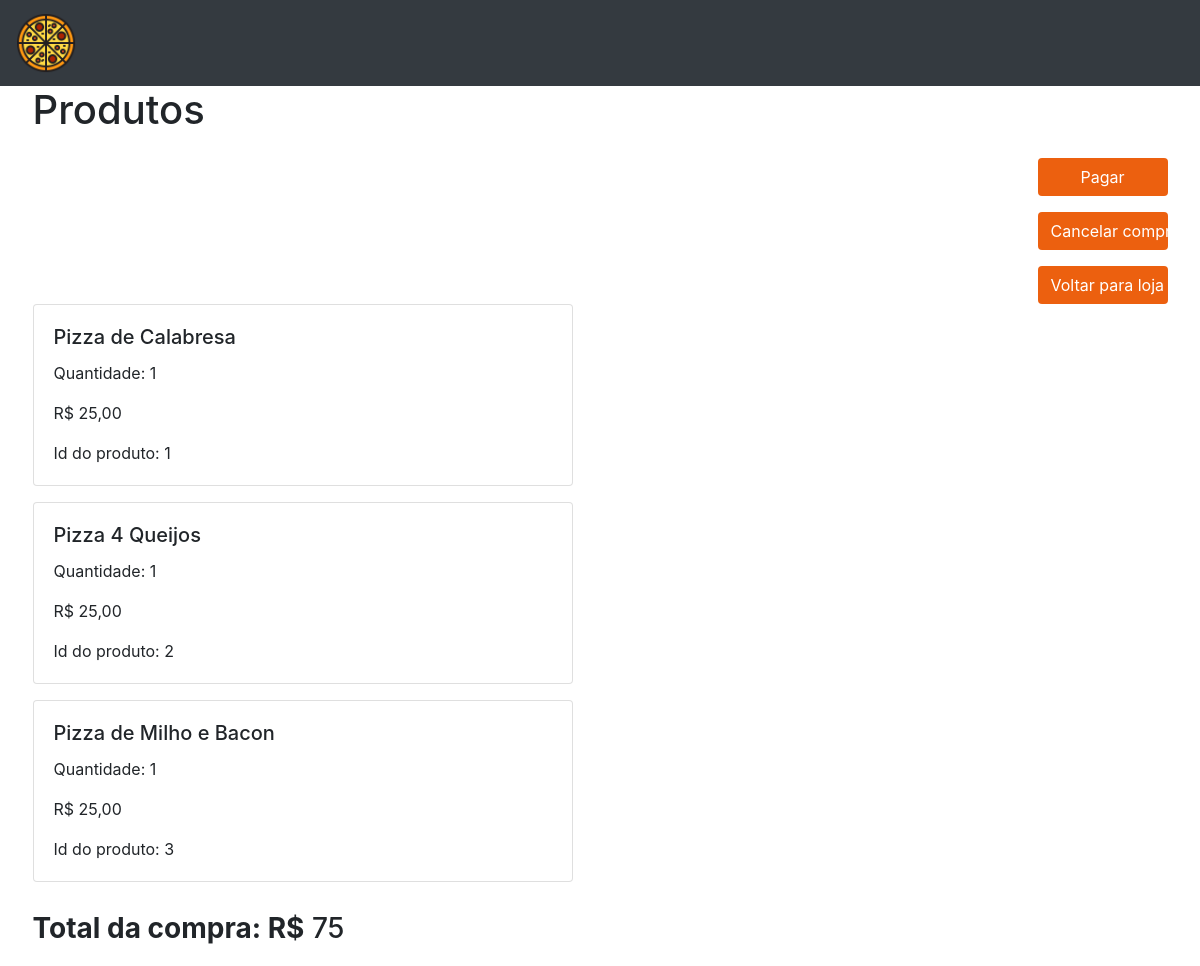
/Pizzaria/Pizza/carrinho.php (signed in), run on the app's committed database.
### tables this page shows
CREATE TABLE IF NOT EXISTS `item` (
  `IDProduto` int(11) NOT NULL,
  `Quantidade` int(11) NOT NULL,
  `PrecoItem` int(11) NOT NULL,
  `IDVenda` int(11) NOT NULL,
  PRIMARY KEY (`IDProduto`,`IDVenda`),
  KEY `I_FK_VENDA` (`IDVenda`)
);

CREATE TABLE IF NOT EXISTS `pizza` (
  `ID` int(11) NOT NULL,
  `Nome` varchar(50) NOT NULL,
  `Ingredientes` varchar(200) NOT NULL,
  `Imagem` text,
  `Tipo` varchar(50) NOT NULL,
  `Tamanho` varchar(2) NOT NULL,
  `Preco` float NOT NULL,
  PRIMARY KEY (`ID`),
  UNIQUE KEY `Nome` (`Nome`)
);

CREATE TABLE IF NOT EXISTS `venda` (
  `ID` int(11) NOT NULL AUTO_INCREMENT,
  `DataVenda` varchar(10) DEFAULT NULL,
  `PrecoTotal` float DEFAULT NULL,
  `Endereco` varchar(100) DEFAULT NULL,
  `CPFCliente` varchar(14) DEFAULT NULL,
  `IDFormaPagamento` int(11) NOT NULL,
  PRIMARY KEY (`ID`),
  KEY `FK_cliente` (`CPFCliente`),
  KEY `FK_FP` (`IDFormaPagamento`)
);

### Pizzaria/Pizza/carrinho.php (the view, shortened to what this page needs)
<?php
include('conexao.php');
?>
<!DOCTYPE html>
<html>
<head>
    <link rel="stylesheet" href="https://stackpath.bootstrapcdn.com/bootstrap/4.5.2/css/bootstrap.min.css">
    <link rel="stylesheet" href="https://use.fontawesome.com/releases/v5.14.0/css/all.css">
    <link rel="stylesheet" href="loja.css">
    <link rel="stylesheet" href="https://stackpath.bootstrapcdn.com/bootstrap/4.1.3/css/bootstrap.min.css">
    <link rel="stylesheet" type="text/css" href="styleLogin.css" media="screen" />
</head>
<body>
    <nav class="navbar navbar-expand-md bg-dark navbar-dark">
        <a class="navbar-brand" href="#">
            <img src="Imagens/logo_loja.png" alt="Logo" style="width:60px;">
        </a>
    </nav>
    <?php
     $sql_code = "SELECT IDProduto, Quantidade, PrecoItem, IDVenda, p.Nome FROM item i left outer join pizza p on i.IDProduto = p.ID where IDVenda = ".$_SESSION['idvenda']."";
    $sql_query = $mysqli->query($sql_code) or die("Erro ao consultar catálogo de produtos! " . $mysqli->error);
    $qnt = $sql_query->num_rows;
    ?>
    <div class="container" id="inferior">
        <div class="row">
            <div class="col-lg-12 col-12">
                <h1>Produtos</h1>
                <div class="divBotoes" style="background-color: white;">
                    <div class="d-flex justify-content-center mt-3 pay_container" style="margin-left: 1005px;">
                        <button type="submit" name="pagar" class="btn pay_btn"><a href="pagamento.php" style="color: white;">Pagar</a></button>
                    </div>
                    <form action="" method="post">
                    <div class="d-flex justify-content-center mt-3 pay_container" style="margin-left: 1005px;">
                        <button type="submit" name="cancelar" class="btn pay_btn">Cancelar compra</a></button>
                    </div>
                    </form>
                    <div class="d-flex justify-content-center mt-3 pay_container" style="margin-left: 1005px;">
                        <button type="submit" name="voltarLoja" class="btn pay_btn"><a href="loja.php" style="color: white;">Voltar para loja</a></button>
                    </div>
                </div>
                <?php
                if ($qnt < 1) {
                ?>
                    <div class="card mb-3" style="max-width: 540px;">
                        <div class="row no-gutters">
                            <div class="col-lg-12">
                                <div class="card-body">
                                    <h5 class="card-title">Não há produtos no carrinho</h5>
                                </div>
                            </div>
                        </div>
                    </div>
                    <?php
                } else {
                    while ($dados = $sql_query->fetch_assoc()) {
                    ?>
                        <div class="card mb-3" style="max-width: 540px;">
                            <div class="row no-gutters">
                                <div class="col-lg-12">
                                    <div class="card-body">
                                        <h5 class="card-title"><?php echo $dados['Nome']; ?></h5>
                                        <p class="card-text">Quantidade: <?php echo $dados['Quantidade']; ?></p>
                                        <p class="card-text">R$ <?php echo $dados['PrecoItem']; ?>,00</p>
                                        <p class="card-text">Id do produto: <?php echo $dados['IDProduto']; ?></p>
                                    </div>
                                </div>
                            </div>
                        </div>
                <?php
                    }
                }
                ?>
                <div>
                    <h3><b>Total da compra: R$</b> <?php
                                                $sql_query2 = $mysqli->query($sql_code) or die("Erro ao consultar catálogo de produtos! " . $mysqli->error);
                                                $item = $sql_query2->fetch_assoc();
                                                if (isset($item)) {
                                                    $sql_codeCompra = "SELECT PrecoTotal FROM venda where ID = ".$_SESSION['idvenda']." ";
                                                    $sql_queryTotalCompra = $mysqli->query($sql_codeCompra) or die("Erro ao consultar preço total da venda! " . $mysqli->error);
                                                    $preco = $sql_queryTotalCompra->fetch_assoc();
                                                    echo $preco['PrecoTotal'];
                                                }
                                                ?></h3>
                </div>
            </div>
        </div>
    </div>
</body>
</html>

### Pizzaria/Pizza/loja.css (style rules this page uses)
html { width: 100%; background-color: #f2f2f2 }
body { font: Trebuchet MS, sans-serif; background-color: white; }
#inferior { display: flex; justify-content: center; grid-gap: 10px; grid-template-columns: (1fr 1fr 1fr); }
#inferior .card { max-width: 100%; }
#inferior h3 { margin-bottom: 20px; margin-top: 30px; }
.row { display: flex; justify-content: center; }

### Pizzaria/Pizza/styleLogin.css (style rules this page uses)
body, html { margin: 0; padding: 0; height: 100%; background: #ffffff !important; }
.pay_container { margin-left: 1000px; width: 130px; padding: 5 2rem; }
.pay_btn { width: 100%; background: #ec600f !important; color: white !important; }
.divBotoes { background-color: #262626; float:left; }

### data on the page
item: IDProduto.Nome "Pizza de Calabresa", Quantidade "1", PrecoItem "25", IDProduto "1"
item: IDProduto.Nome "Pizza 4 Queijos", Quantidade "1", PrecoItem "25", IDProduto "2"
item: IDProduto.Nome "Pizza de Milho e Bacon", Quantidade "1", PrecoItem "25", IDProduto "3"
venda: PrecoTotal "75"
